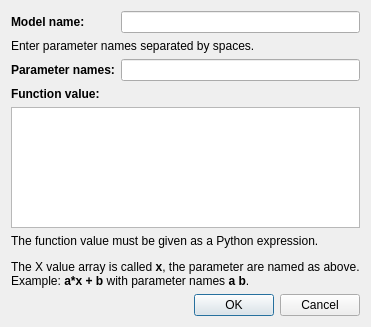
<?xml version="1.0" encoding="UTF-8"?>
<ui version="4.0">
 <class>Dialog</class>
 <widget class="QDialog" name="Dialog">
  <property name="geometry">
   <rect>
    <x>0</x>
    <y>0</y>
    <width>366</width>
    <height>327</height>
   </rect>
  </property>
  <property name="windowTitle">
   <string>Custom model</string>
  </property>
  <layout class="QGridLayout" name="gridLayout">
   <item row="0" column="1">
    <widget class="QLineEdit" name="nameBox"/>
   </item>
   <item row="0" column="0">
    <widget class="QLabel" name="label_3">
     <property name="font">
      <font>
       <weight>75</weight>
       <bold>true</bold>
      </font>
     </property>
     <property name="text">
      <string>Model name:</string>
     </property>
    </widget>
   </item>
   <item row="2" column="0">
    <widget class="QLabel" name="label">
     <property name="sizePolicy">
      <sizepolicy hsizetype="Fixed" vsizetype="Preferred">
       <horstretch>0</horstretch>
       <verstretch>0</verstretch>
      </sizepolicy>
     </property>
     <property name="font">
      <font>
       <weight>75</weight>
       <bold>true</bold>
      </font>
     </property>
     <property name="text">
      <string>Parameter names:</string>
     </property>
    </widget>
   </item>
   <item row="7" column="0" colspan="2">
    <widget class="QDialogButtonBox" name="buttonBox">
     <property name="orientation">
      <enum>Qt::Horizontal</enum>
     </property>
     <property name="standardButtons">
      <set>QDialogButtonBox::Cancel|QDialogButtonBox::Ok</set>
     </property>
    </widget>
   </item>
   <item row="6" column="0" colspan="2">
    <widget class="QLabel" name="label_5">
     <property name="text">
      <string>&lt;html&gt;&lt;head/&gt;&lt;body&gt;&lt;p&gt;The function value must be given as a Python expression.&lt;/p&gt;&lt;p&gt;The X value array is called &lt;span style=&quot; font-weight:600;&quot;&gt;x&lt;/span&gt;, the parameter are named as above.&lt;br/&gt;Example: &lt;span style=&quot; font-weight:600;&quot;&gt;a*x + b&lt;/span&gt; with parameter names &lt;span style=&quot; font-weight:600;&quot;&gt;a b&lt;/span&gt;.&lt;/p&gt;&lt;/body&gt;&lt;/html&gt;</string>
     </property>
    </widget>
   </item>
   <item row="5" column="0" colspan="2">
    <widget class="QTextEdit" name="valueEdit">
     <property name="tabChangesFocus">
      <bool>true</bool>
     </property>
    </widget>
   </item>
   <item row="2" column="1">
    <widget class="QLineEdit" name="paramBox"/>
   </item>
   <item row="4" column="0" colspan="2">
    <widget class="QLabel" name="label_2">
     <property name="font">
      <font>
       <weight>75</weight>
       <bold>true</bold>
      </font>
     </property>
     <property name="text">
      <string>Function value:</string>
     </property>
    </widget>
   </item>
   <item row="1" column="0" colspan="2">
    <widget class="QLabel" name="label_4">
     <property name="text">
      <string>Enter parameter names separated by spaces.</string>
     </property>
    </widget>
   </item>
  </layout>
 </widget>
 <tabstops>
  <tabstop>nameBox</tabstop>
  <tabstop>paramBox</tabstop>
  <tabstop>valueEdit</tabstop>
  <tabstop>buttonBox</tabstop>
 </tabstops>
 <resources/>
 <connections>
  <connection>
   <sender>buttonBox</sender>
   <signal>accepted()</signal>
   <receiver>Dialog</receiver>
   <slot>accept()</slot>
   <hints>
    <hint type="sourcelabel">
     <x>248</x>
     <y>254</y>
    </hint>
    <hint type="destinationlabel">
     <x>157</x>
     <y>274</y>
    </hint>
   </hints>
  </connection>
  <connection>
   <sender>buttonBox</sender>
   <signal>rejected()</signal>
   <receiver>Dialog</receiver>
   <slot>reject()</slot>
   <hints>
    <hint type="sourcelabel">
     <x>316</x>
     <y>260</y>
    </hint>
    <hint type="destinationlabel">
     <x>286</x>
     <y>274</y>
    </hint>
   </hints>
  </connection>
 </connections>
</ui>
